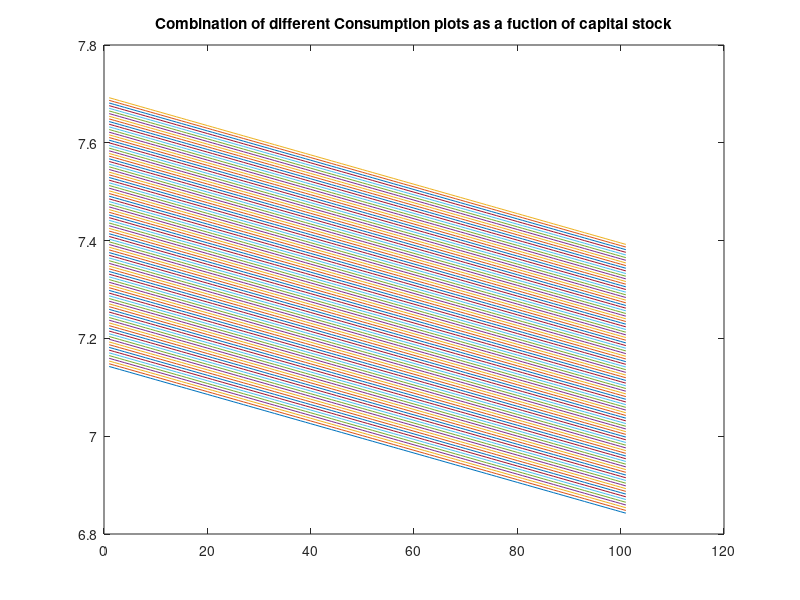
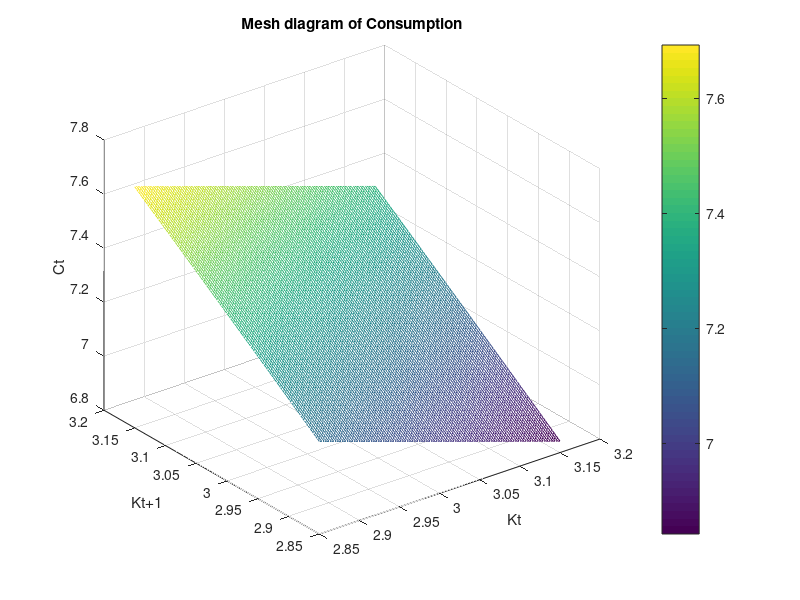

Here is the MATLAB script that generated these plots, in order:

% %%%%%%%%%%%%%%%%%%%%%% PROBLEM SET ON MATLAB %%%%%%%%%%%%%%%%%%%%%%

% bASIC COMMANDS; pd; current directory, lookfor disp: search help for
% keywords; ls: list files on directory and disp: provide documentation
% clearvars remove everything in workspace
%   Question 1 (a)

A = [0 -1 2; -2 -1 4 ; 2 7 -3];
B = [-7 1 1; 7 -3 -2; 3 5 0];
y = [3;-1;2];

% (i)  Define C = AB
C0 = A*B ;

% (ii)  DeÖne C as the element-by-element matrix product of A and B

C1 = A.*B ;

% iii: For each case solve the linear equation Cx = y

x0 = C0\y ; 
x1 = C1\y ;

%% iv. DeÖne C = A + B. Find the largest element in each row of C. 
% Find the smallest element in each column of C.
large = zeros(3,1);
smallest = zeros(3,1);
C = A + B ;
for i = 1:size(C,1)
    large(i,1) = max(C(i,:)) ;
    smallest(i,1) = min(C(:,i));
end


%% iv: Assume theta_t is governed by the following law of motion

 % generate a random number 
theta_t = zeros(50,200) ;
for i = 1:size(theta_t,1)
    for j = 1:199
        r = rand;
        if r > 0.4
            theta_t(i,j+1) = theta_t(i,j) + 0.1 ;
        else
            theta_t(i,j+1) = theta_t(i,j) - 0.1 ;
        end
    end
    plot(theta_t(i,:))
    hold on
    title('50 stochastic plots of theta_t')
    xlabel('time')
    ylabel('sequences')

end
hold off


%% c: (i) Construct a grid for kt (and hence also kt+1) of g evenly spaced 
% points on the interval [2:85; 3:15]. Let g = 101.
gamma = 5; alpha = 0.35;  delta = 0.025;

kt = linspace(2.85,3.15,101); 
kt_1 = linspace(2.85,3.15,101);
ct = zeros(101);
for i = 1:101
    for j = 1:101
        ct(i,j) = gamma*kt(1,i)^(alpha) + (1-delta) * kt(1,i) - kt(1,j);
    end
    plot(ct(i,:))
    hold on
    title('Combination of different Consumption plots as a fuction of capital stock')
   
end
hold off
%
figure(3)
mesh(kt,kt_1,ct)
colorbar
title('Mesh diagram of Consumption')
xlabel('Kt')
ylabel('Kt+1')
zlabel('Ct')


%% QUESTION 2: The Neoclassical growth model with exogenous saving rate

% (A) 


